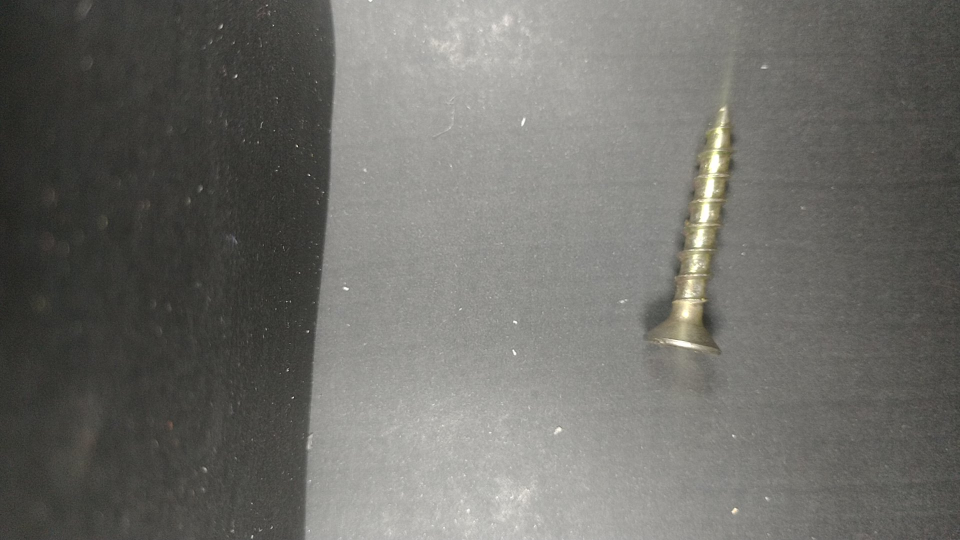
#> input picture Data Base/photo.jpg, 1920 x 1080 px, found by its file name (shown at 1/2 size)
$ python quitarLineaFondo.py
#> lines starting #> are read from the running program, lines starting #| are printed output that depends on the picture
##PARA CORTAR UNA SOLA IMAGEN

import cv2
import numpy as np

imagen = cv2.imread("photo.jpg")
#> imagen is the input picture: shape (1080, 1920, 3); mean B, G, R 104.7, 109.3, 109.9

#Determinar dimensiones de la imagen
height, width, channels = imagen.shape
#> height = 1080; width = 1920; channels = 3

#x marca hasta donde cortar (osea corta del pixel 0 hasta 700)
x=700
crop_img = imagen[0:height, x:width]
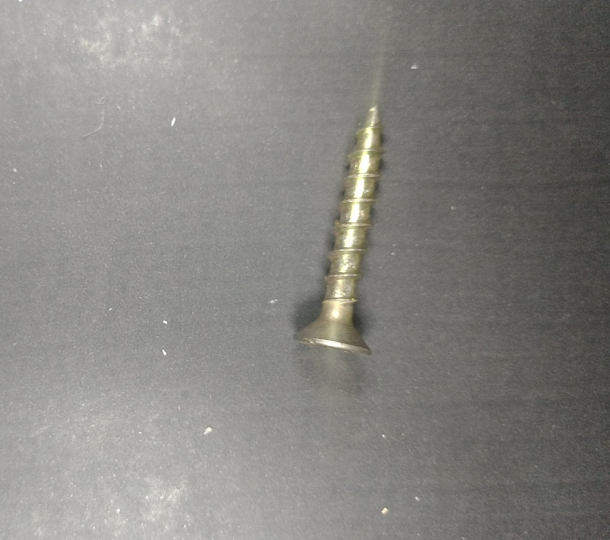
#> crop_img: shape (1080, 1220, 3) (shown at 1/2 size); mean B, G, R 128.1, 133, 133.8

path="/home/carlos/Documentos/Image-Classifier/Data Base/"
#path="/home/carlos/Documentos/Data Base/"
fileb="imagenCortada.jpg"

cv2.imwrite(path + fileb, crop_img)
cv2.waitKey(0)
cv2.destroyAllWindows()

$ run again, with Data Base/Plantilla para tomar fotos.jpg copied over Data Base/photo.jpg
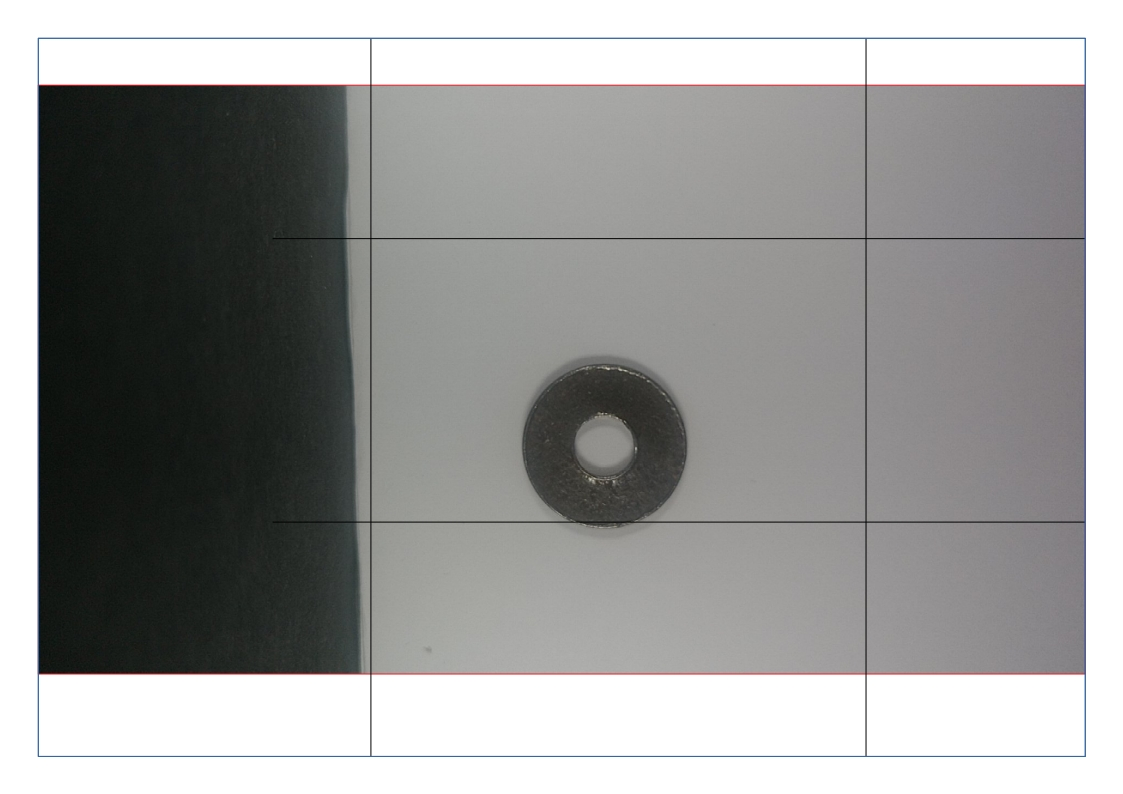
#> input picture Data Base/Plantilla para tomar fotos.jpg, 1123 x 794 px, found by its file name
#> imagen is the input picture: shape (794, 1123, 3); mean B, G, R 153.2, 154.3, 153.9
#> `crop_img = imagen[0:height, x:width]`:
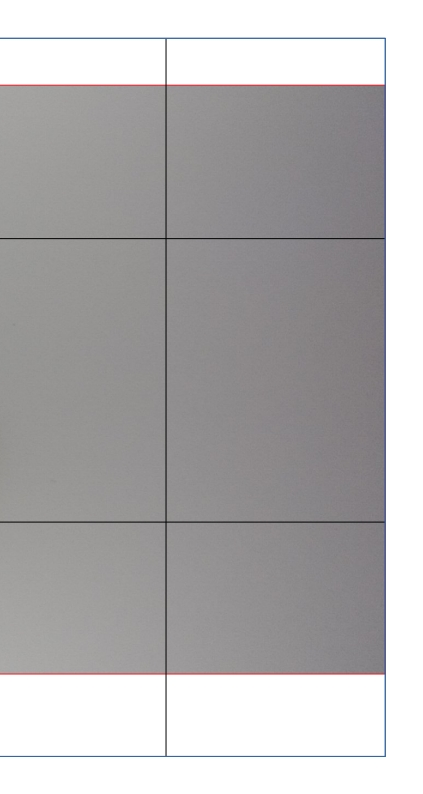
#> crop_img: shape (794, 423, 3); mean B, G, R 178.2, 177.6, 179.2
